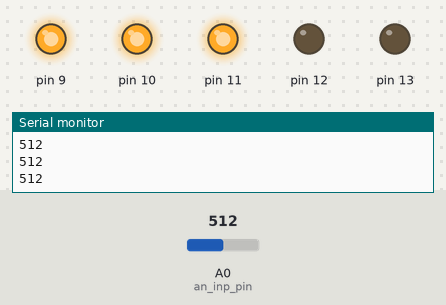
Bench run of a sketch on a simulated Arduino Uno, built with avr-gcc and run on an emulated ATmega328P. Parts: output pins drawn as LEDs (lit = HIGH), the last lines printed to the serial monitor. The inputs (shaded band) are chosen by the test bench; at power-on: A0 (an_inp_pin) = 512.

Above: at 1.2 s.
1.3 s: A0 (an_inp_pin) set to 500
At 1.9 s:
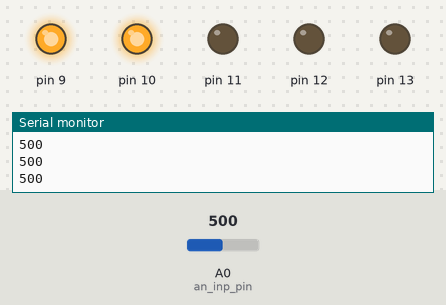
2.9 s: A0 (an_inp_pin) set to 350
4.4 s: A0 (an_inp_pin) set to 323
At 5.5 s:
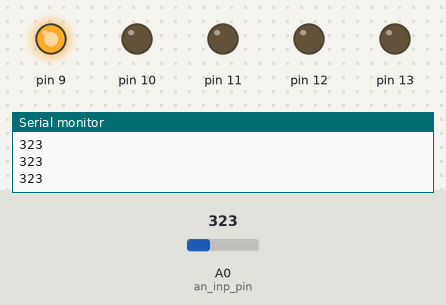
5.9 s: A0 (an_inp_pin) set to 179
7.4 s: A0 (an_inp_pin) set to 156
At 8.0 s:
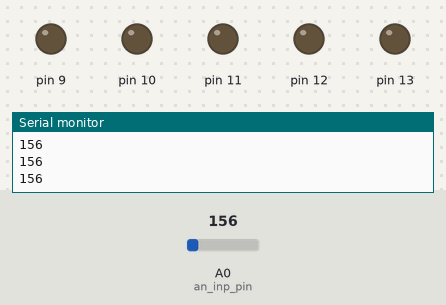
8.9 s: A0 (an_inp_pin) set to 181
At 9.3 s:
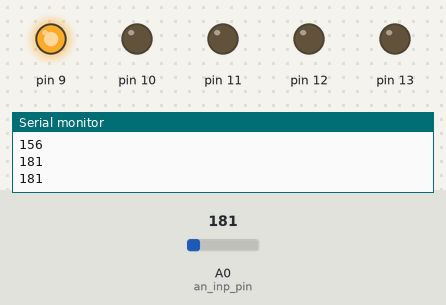
Timing chart, 0 to 11.5 s (numbered marks = the images above; inputs shaded):
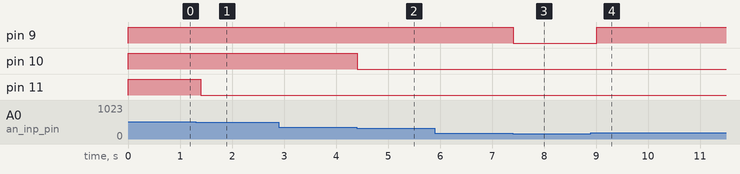

Measured:
- the behaviour switches between 512 and 511 on A0 (an_inp_pin) (found by bisection; images 0 and 1)
- the behaviour switches between 341 and 340 on A0 (an_inp_pin) (found by bisection; images 1 and 2)
- the behaviour switches between 171 and 170 on A0 (an_inp_pin) (found by bisection; images 2 and 3)
- after the input at 1.3 s, pin 11: HIGH → LOW after 0.10 s
- after the input at 4.4 s, pin 10: HIGH → LOW at once
- after the input at 7.4 s, pin 9: HIGH → LOW at once
- after the input at 8.9 s, pin 9: LOW → HIGH after 0.11 s

The sketch:

AnalogInputLights.ino
```cpp
#include <Basic_Input.h>
#include <Beginner_LED.h>

// global-scope variable
in_analog an_inp;
//array of LED lights
dig_LED arrayOfLed[5];

//Put this function in a separate .h file

//void groupSwitchOn(indices, dig_LED[5] myLeds){
//  for(i = 0; i<5; i++){
//    if(i<=indices){
//      myLeds[i].switch_on();
//    }
//    else{
//      myLeds[i].switch_off();
//    }
//  }
//}

void setup()
{
  // initialize as input pin (only needed once).
  int an_inp_pin = A0;
  an_inp.setup_in_analog(an_inp_pin);
  // initialize array of LEDs
  int index = 0;
  for(int i = 9; i < 14; i++){
    arrayOfLed[index].setup_LED(i);
    index +=1;
  }
  Serial.begin(9600);
}


void loop()
{
  int waiting_ms=200;
  int inp_val;

  if( an_inp.read_input(inp_val)== true)
  {
    Serial.println();
    Serial.print(inp_val);
    Serial.println();
    if(inp_val < 171){
      arrayOfLed[0].switch_off();
      arrayOfLed[1].switch_off();
      arrayOfLed[2].switch_off();
      arrayOfLed[3].switch_off();
      arrayOfLed[4].switch_off();

    }
    else if(inp_val < 341){
      arrayOfLed[0].switch_on();
      arrayOfLed[1].switch_off();
      arrayOfLed[2].switch_off();
      arrayOfLed[3].switch_off();
      arrayOfLed[4].switch_off();

    }
    else if(inp_val < 512){
      arrayOfLed[0].switch_on();
      arrayOfLed[1].switch_on();
      arrayOfLed[2].switch_off();
      arrayOfLed[3].switch_off();
      arrayOfLed[4].switch_off();

    }
    else if(inp_val < 683){
      arrayOfLed[0].switch_on();
      arrayOfLed[1].switch_on();
      arrayOfLed[2].switch_on();
      arrayOfLed[3].switch_off();
      arrayOfLed[4].switch_off();

    }
    else if(inp_val < 853){
      arrayOfLed[0].switch_on();
      arrayOfLed[1].switch_on();
      arrayOfLed[2].switch_on();
      arrayOfLed[3].switch_on();
      arrayOfLed[4].switch_off();

    }
    else{
      arrayOfLed[0].switch_on();
      arrayOfLed[1].switch_on();
      arrayOfLed[2].switch_on();
      arrayOfLed[3].switch_on();
      arrayOfLed[4].switch_on();

    }
    delay(waiting_ms);
  }

}
```
